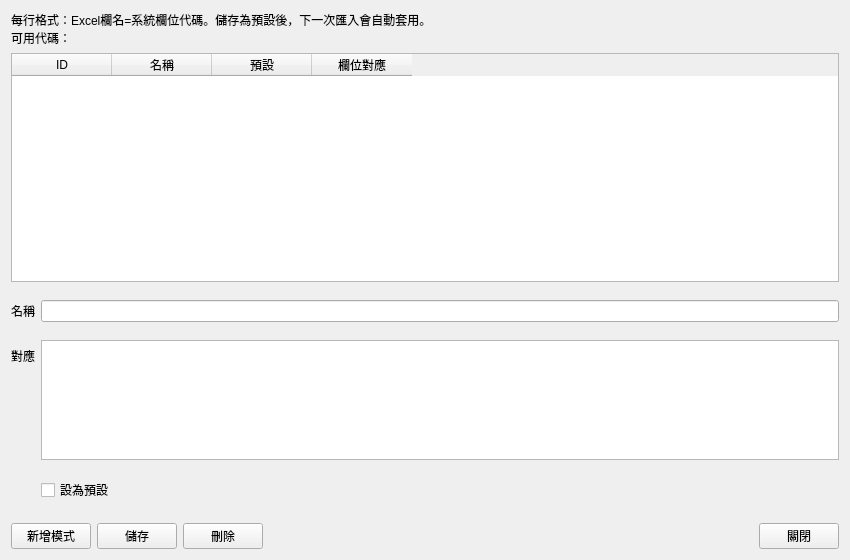
<?xml version="1.0" encoding="UTF-8"?>
<ui version="4.0">
 <class>importProfilesDialogContent</class>
 <widget class="QWidget" name="importProfilesDialogContent">
  <property name="geometry">
   <rect>
    <x>0</x>
    <y>0</y>
    <width>850</width>
    <height>560</height>
   </rect>
  </property>
  <property name="windowTitle">
   <string>Excel 匯入設定檔</string>
  </property>
  <property name="dialogSize" stdset="0">
   <size>
    <width>850</width>
    <height>560</height>
   </size>
  </property>
  <layout class="QVBoxLayout" name="importProfilesLayout">
   <property name="spacing">
    <number>6</number>
   </property>
   <property name="leftMargin">
    <number>11</number>
   </property>
   <property name="topMargin">
    <number>11</number>
   </property>
   <property name="rightMargin">
    <number>11</number>
   </property>
   <property name="bottomMargin">
    <number>11</number>
   </property>
   <item>
    <widget class="QLabel" name="introLabel">
     <property name="text">
      <string>每行格式：Excel欄名=系統欄位代碼。儲存為預設後，下一次匯入會自動套用。
可用代碼：</string>
     </property>
    </widget>
   </item>
   <item>
    <widget class="TableWidget" name="profilesTable">
     <property name="selectionMode">
      <enum>QAbstractItemView::SingleSelection</enum>
     </property>
     <property name="selectionBehavior">
      <enum>QAbstractItemView::SelectRows</enum>
     </property>
     <column>
      <property name="text">
       <string>ID</string>
      </property>
     </column>
     <column>
      <property name="text">
       <string>名稱</string>
      </property>
     </column>
     <column>
      <property name="text">
       <string>預設</string>
      </property>
     </column>
     <column>
      <property name="text">
       <string>欄位對應</string>
      </property>
     </column>
    </widget>
   </item>
   <item>
    <layout class="QFormLayout" name="profileForm">
     <property name="horizontalSpacing">
      <number>6</number>
     </property>
     <property name="verticalSpacing">
      <number>6</number>
     </property>
     <property name="leftMargin">
      <number>0</number>
     </property>
     <property name="topMargin">
      <number>0</number>
     </property>
     <property name="rightMargin">
      <number>0</number>
     </property>
     <property name="bottomMargin">
      <number>0</number>
     </property>
     <item row="0" column="0">
      <widget class="QLabel" name="nameLabel">
       <property name="text">
        <string>名稱</string>
       </property>
      </widget>
     </item>
     <item row="0" column="1">
      <widget class="LineEdit" name="nameEdit" />
     </item>
     <item row="1" column="0">
      <widget class="QLabel" name="mappingLabel">
       <property name="text">
        <string>對應</string>
       </property>
      </widget>
     </item>
     <item row="1" column="1">
      <widget class="PlainTextEdit" name="mappingEdit">
       <property name="maximumSize">
        <size>
         <width>16777215</width>
         <height>120</height>
        </size>
       </property>
      </widget>
     </item>
     <item row="2" column="0">
      <widget class="QLabel" name="defaultLabel">
       <property name="text">
        <string />
       </property>
      </widget>
     </item>
     <item row="2" column="1">
      <widget class="CheckBox" name="defaultCheckBox">
       <property name="text">
        <string>設為預設</string>
       </property>
      </widget>
     </item>
    </layout>
   </item>
   <item>
    <layout class="QHBoxLayout" name="buttonRow" stretch="0,0,0,1,0">
     <property name="spacing">
      <number>6</number>
     </property>
     <property name="leftMargin">
      <number>0</number>
     </property>
     <property name="topMargin">
      <number>0</number>
     </property>
     <property name="rightMargin">
      <number>0</number>
     </property>
     <property name="bottomMargin">
      <number>0</number>
     </property>
     <item>
      <widget class="PushButton" name="newButton">
       <property name="text">
        <string>新增模式</string>
       </property>
      </widget>
     </item>
     <item>
      <widget class="PrimaryPushButton" name="saveButton">
       <property name="text">
        <string>儲存</string>
       </property>
      </widget>
     </item>
     <item>
      <widget class="PushButton" name="deleteButton">
       <property name="text">
        <string>刪除</string>
       </property>
      </widget>
     </item>
     <item>
      <spacer name="buttonRowSpacer">
       <property name="orientation">
        <enum>Qt::Horizontal</enum>
       </property>
       <property name="sizeHint" stdset="0">
        <size>
         <width>0</width>
         <height>0</height>
        </size>
       </property>
      </spacer>
     </item>
     <item>
      <widget class="PushButton" name="closeButton">
       <property name="text">
        <string>關閉</string>
       </property>
      </widget>
     </item>
    </layout>
   </item>
  </layout>
 </widget>
 <customwidgets>
 <customwidget>
  <class>CheckBox</class>
  <extends>QCheckBox</extends>
  <header>qfluentwidgets</header>
 </customwidget>
 <customwidget>
  <class>LineEdit</class>
  <extends>QLineEdit</extends>
  <header>qfluentwidgets</header>
 </customwidget>
 <customwidget>
  <class>PlainTextEdit</class>
  <extends>QPlainTextEdit</extends>
  <header>qfluentwidgets</header>
 </customwidget>
 <customwidget>
  <class>PrimaryPushButton</class>
  <extends>QPushButton</extends>
  <header>qfluentwidgets</header>
 </customwidget>
 <customwidget>
  <class>PushButton</class>
  <extends>QPushButton</extends>
  <header>qfluentwidgets</header>
 </customwidget>
 <customwidget>
  <class>TableWidget</class>
  <extends>QTableWidget</extends>
  <header>qfluentwidgets</header>
 </customwidget>
 </customwidgets>
 <resources />
 <connections />
</ui>
